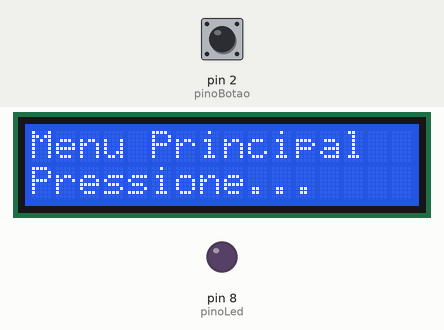
This sketch was run on a simulated Arduino Uno, built with avr-gcc and run on an emulated ATmega328P. Parts: 16×2 character LCD, output pins drawn as LEDs (lit = HIGH). The test bench sets the inputs (shaded band); at power-on: pin 2 (pinoBotao) HIGH.

Above: at 1.2 s.
1.3 s: pin 2 (pinoBotao) pulled LOW for 0.15 s
At 3.3 s:
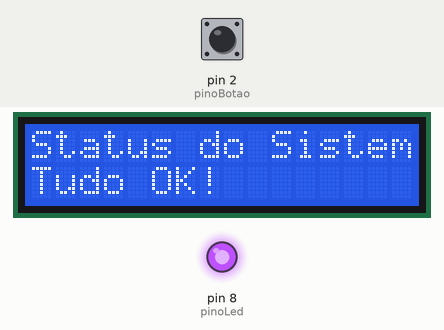
4.4 s: pin 2 (pinoBotao) pulled LOW for 1 s
At 5.6 s:
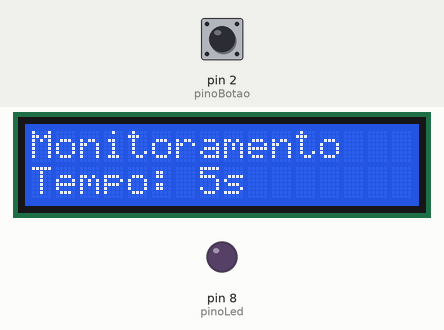
8.4 s: pin 2 (pinoBotao) pulled LOW for 0.15 s
At 10.5 s:
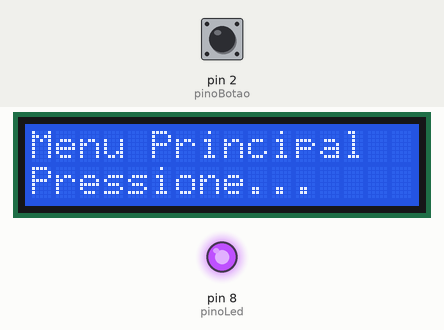
11.5 s: pin 2 (pinoBotao) pulled LOW for 3.2 s
At 13.3 s:
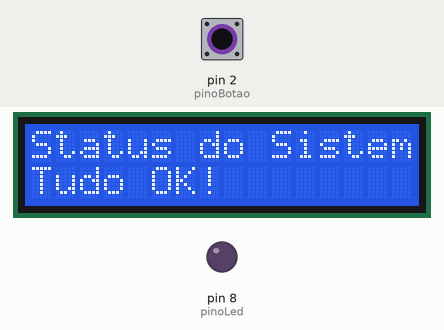
17.5 s: pin 2 (pinoBotao) pulsed LOW 5 times (0.12 s each, 0.3 s apart)
At 17.64 s:
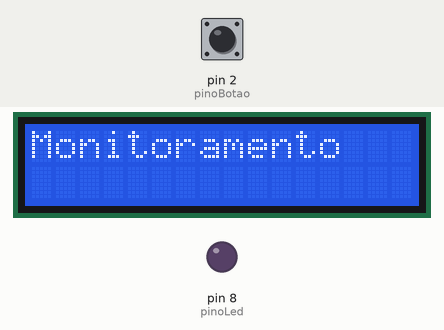
Timing chart, 0 to 21.5 s (numbered marks = the images above; inputs shaded):
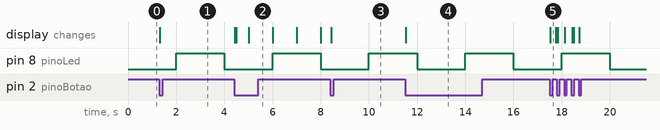

The sketch:

scheduler.ino
```cpp
#include <LiquidCrystal.h>

// --- Configuração dos Pinos e do LCD ---
LiquidCrystal lcd(12, 11, 6, 5, 4, 3);
const int pinoBotao = 2;
const int pinoLed = 8;

// --- Estrutura para agendamento de tarefas ---
typedef struct {
  void (*funcao)();             // Ponteiro para a função da tarefa
  unsigned long intervalo;      // Intervalo de execução em milissegundos
  unsigned long ultimaExecucao; // Última vez que a tarefa foi executada
} Tarefa;

// --- Definição de funções para mitigar erros no escopo do código ---
void tarefaLed();
void tarefaBotao();
void tarefaDisplay();

// --- Variáveis Globais ---
int telaAtual = 0;
int estadoBotaoAnterior = LOW;
int estadoLed = LOW;

// --- Array de tarefas ---
Tarefa tarefas[] = {
  {tarefaLed, 2000},        // Executa a cada 2 segundos
  {tarefaBotao, 50},        // Verifica o botão a cada 50ms (debounce)
  {tarefaDisplay, 250},     // Atualiza o display a cada 250ms (mais que suficiente)
};

// Calcula o número de tarefas automaticamente
const int NUM_TAREFAS = sizeof(tarefas) / sizeof(tarefas[0]);

// --- Função de configuração inicial do sistema ---
void setup() {
  lcd.begin(16, 2);
  pinMode(pinoBotao, INPUT_PULLUP);
  pinMode(pinoLed, OUTPUT);

  // Exibe o menu inicial uma vez ao ligar
  exibirMenu();
}

void loop() {
  // Nosso Agendador Round-Robin
  unsigned long tempoAtual = millis();

  // Percorre a lista de tarefas para ver qual precisa ser executada
  for (int i = 0; i < NUM_TAREFAS; i++) {
    // Verifica se está na hora da tarefa ser executada
    if (tempoAtual - tarefas[i].ultimaExecucao >= tarefas[i].intervalo) {
      tarefas[i].ultimaExecucao = tempoAtual; // Atualiza o tempo da última execução
      tarefas[i].funcao();                    // Executa a função da tarefa
    }
  }
}

// --- Definição das Tarefas ---
void tarefaLed() {
  estadoLed = !estadoLed;
  digitalWrite(pinoLed, estadoLed);
}

void tarefaBotao() {
  int estadoBotaoAtual = digitalRead(pinoBotao);

  // Deteta a borda de subida (momento exato em que o botão é pressionado)
  if (estadoBotaoAtual == LOW && estadoBotaoAnterior == HIGH) {
    telaAtual = (telaAtual + 1) % 3; // Circula entre 0, 1 e 2

    // Chamamos a função de exibir o menu diretamente daqui!
    exibirMenu();
  }
  estadoBotaoAnterior = estadoBotaoAtual;
}

void tarefaDisplay() {
  // Esta tarefa só faz algo se estivermos na tela de monitoramento
  if (telaAtual == 2) {
    lcd.setCursor(0, 1);
    lcd.print("Tempo: ");
    lcd.print(millis() / 1000);
    lcd.print("s   "); // Adiciona espaços para limpar caracteres antigos
  }
}

void exibirMenu() {
  lcd.clear();          // Limpa o ecrã completamente
  lcd.setCursor(0, 0);  // Posiciona o cursor no início

  switch (telaAtual) {
    case 0:
      lcd.print("Menu Principal");
      lcd.setCursor(0, 1);
      lcd.print("Pressione...");
      break;
    case 1:
      lcd.print("Status do Sistema");
      lcd.setCursor(0, 1);
      lcd.print("Tudo OK!");
      break;
    case 2:
      lcd.print("Monitoramento");
      // A linha de baixo (tempo) será escrita pela tarefaDisplay
      break;
  }
}
```

Measured:
- after the input at 1.3 s, the display: changes at once (image 1)
- after the input at 4.4 s, the display: first changes at once (image 2 shows a later state)
- after the input at 8.4 s, the display: changes at once (image 3)
- after the input at 11.5 s, the display: changes at once (image 4)
- after the input at 17.5 s, the display: changes at once (image 5)
